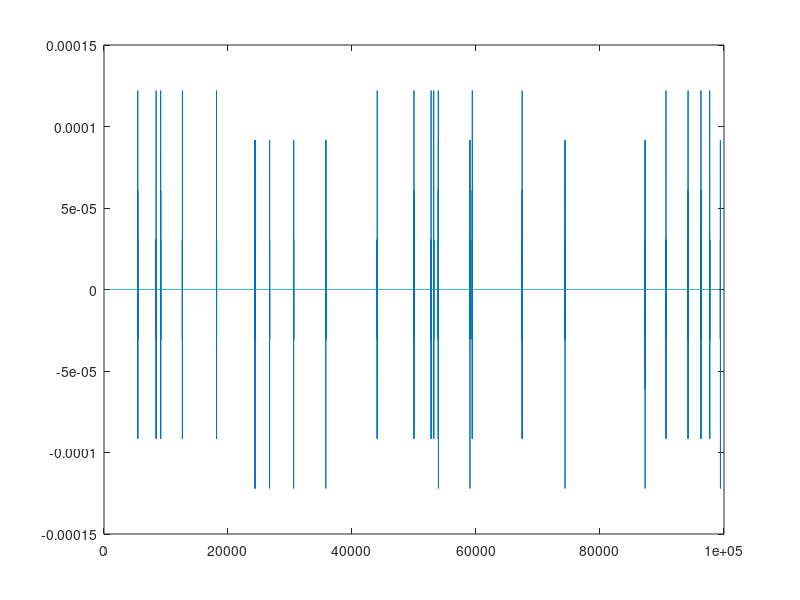

Here is the MATLAB script that generated this plot:
clear
close

load lowgain.mat
load highgain.mat

sps = 99.84e3;
lge = -20.4; % calibrated input power (low gain test)
hge = -90; % calibrated input power (high gain test)
noise_floor = -174; % dbm/hz
noise_power = -174 + 10 * log10(sps);

low_gain_loud = lowgain(1:1*sps);
%plot(real(low_gain_loud))

low_gain_quiet = lowgain(6*sps+1:7*sps);
plot(real(low_gain_quiet))

high_gain_loud = highgain(1:1*sps);
%plot(real(high_gain_loud))

figure

high_gain_quiet = highgain(5*sps+1:6*sps);
%plot(real(high_gain_quiet))

hgl = 10*log10(sum(abs(high_gain_loud).^2)/50) + 30;
hgq = 10*log10(sum(abs(high_gain_quiet).^2)/50) + 30;

hgnf = (hge - (hgl - hgq)) - noise_power

lgl = 10*log10(sum(abs(low_gain_loud).^2)/50) + 30;
lgq = 10*log10(sum(abs(low_gain_quiet).^2)/50) + 30;

lgnf = (lge - (lgl - lgq)) - noise_power
